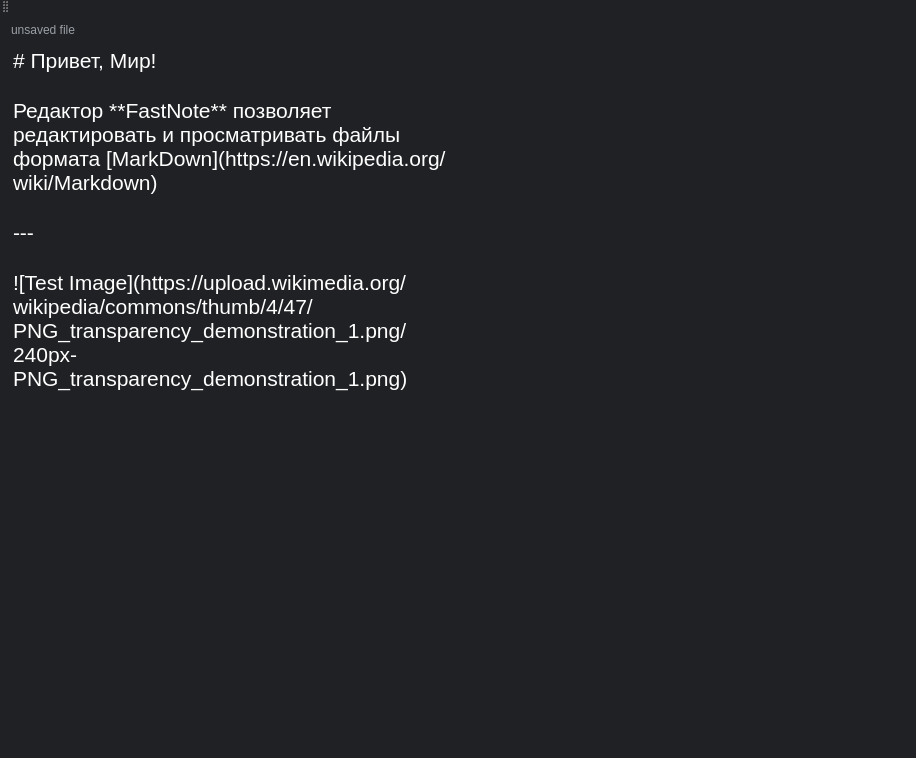
<?xml version="1.0" encoding="UTF-8"?>
<ui version="4.0">
 <class>MainWindow</class>
 <widget class="QMainWindow" name="MainWindow">
  <property name="geometry">
   <rect>
    <x>0</x>
    <y>0</y>
    <width>916</width>
    <height>758</height>
   </rect>
  </property>
  <property name="windowTitle">
   <string>Fast Note</string>
  </property>
  <property name="styleSheet">
   <string notr="true">* {
	background-color: #202124;
	color: #fff;
	border: 0px solid #fff;
}

QPushButton {
	border: 2px solid rgb(211, 79, 115);
	padding: 10px 17px;
	color: #D34F73;
	font-size: 20px;
	font-family: 'Roboto', sans-serif;
	font-weight: 300;
}

QPushButton:hover {
	border-color: #06BA63;
	color: #06BA63;
}

QScrollBar:vertical {
	border: none;
	width: 15px;
}

QScrollBar::handle:vertical {
	background:#D34F73;
	width: 14px;
}

QScrollBar::handle:vertical:hover {
	background:#06BA63;
	width: 14px;
}

QScrollBar::add-line:vertical {
height: 0px;
}

QScrollBar::sub-line:vertical {
height: 0px;
}

QScrollBar::add-page:vertical, QScrollBar::sub-page:vertical {
height: 0px;
}


QScrollBar:up-arrow:vertical, QScrollBar::down-arrow:vertical {
          height: 0px;
}

QMenuBar::item:selected {
	background-color: #37393D;
}

QToolButton {
	
}

QToolButton:hover {
	background-color: #37393D;
}</string>
  </property>
  <widget class="QWidget" name="centralwidget">
   <layout class="QVBoxLayout" name="verticalLayout_2">
    <item>
     <widget class="QLineEdit" name="current_file_label">
      <property name="styleSheet">
       <string notr="true">* {
	color: #9A9FA6;
}</string>
      </property>
      <property name="text">
       <string>unsaved file</string>
      </property>
      <property name="readOnly">
       <bool>true</bool>
      </property>
     </widget>
    </item>
    <item>
     <layout class="QHBoxLayout" name="edit_tools_layout"/>
    </item>
    <item>
     <layout class="QHBoxLayout" name="main_layout" stretch="0,1">
      <item>
       <widget class="QPlainTextEdit" name="edit_panel">
        <property name="sizePolicy">
         <sizepolicy hsizetype="Expanding" vsizetype="Expanding">
          <horstretch>1</horstretch>
          <verstretch>0</verstretch>
         </sizepolicy>
        </property>
        <property name="minimumSize">
         <size>
          <width>400</width>
          <height>0</height>
         </size>
        </property>
        <property name="font">
         <font>
          <pointsize>16</pointsize>
         </font>
        </property>
        <property name="styleSheet">
         <string notr="true"/>
        </property>
        <property name="plainText">
         <string># Привет, Мир!

Редактор **FastNote** позволяет редактировать и просматривать файлы формата [MarkDown](https://en.wikipedia.org/wiki/Markdown)

---

![Test Image](https://upload.wikimedia.org/wikipedia/commons/thumb/4/47/PNG_transparency_demonstration_1.png/240px-PNG_transparency_demonstration_1.png)</string>
        </property>
       </widget>
      </item>
      <item>
       <widget class="TextBrowser" name="render_panel">
        <property name="styleSheet">
         <string notr="true"/>
        </property>
        <property name="html">
         <string>&lt;!DOCTYPE HTML PUBLIC &quot;-//W3C//DTD HTML 4.0//EN&quot; &quot;http://www.w3.org/TR/REC-html40/strict.dtd&quot;&gt;
&lt;html&gt;&lt;head&gt;&lt;meta name=&quot;qrichtext&quot; content=&quot;1&quot; /&gt;&lt;style type=&quot;text/css&quot;&gt;
p, li { white-space: pre-wrap; }
&lt;/style&gt;&lt;/head&gt;&lt;body style=&quot; font-family:'Ubuntu'; font-size:11pt; font-weight:400; font-style:normal;&quot;&gt;
&lt;p style=&quot;-qt-paragraph-type:empty; margin-top:0px; margin-bottom:0px; margin-left:0px; margin-right:0px; -qt-block-indent:0; text-indent:0px;&quot;&gt;&lt;br /&gt;&lt;/p&gt;&lt;/body&gt;&lt;/html&gt;</string>
        </property>
       </widget>
      </item>
     </layout>
    </item>
   </layout>
  </widget>
  <widget class="QStatusBar" name="statusBar"/>
  <widget class="QMenuBar" name="menu_bar">
   <property name="geometry">
    <rect>
     <x>0</x>
     <y>0</y>
     <width>916</width>
     <height>22</height>
    </rect>
   </property>
  </widget>
  <widget class="QToolBar" name="toolBar">
   <property name="windowTitle">
    <string>Edit Tools</string>
   </property>
   <property name="toolButtonStyle">
    <enum>Qt::ToolButtonTextOnly</enum>
   </property>
   <attribute name="toolBarArea">
    <enum>TopToolBarArea</enum>
   </attribute>
   <attribute name="toolBarBreak">
    <bool>false</bool>
   </attribute>
  </widget>
  <action name="actiontext">
   <property name="text">
    <string>text</string>
   </property>
  </action>
  <action name="actiontext_2">
   <property name="text">
    <string>text</string>
   </property>
  </action>
 </widget>
 <customwidgets>
  <customwidget>
   <class>TextBrowser</class>
   <extends>QTextBrowser</extends>
   <header>widgets.TextBrowser</header>
  </customwidget>
 </customwidgets>
 <resources/>
 <connections/>
</ui>
